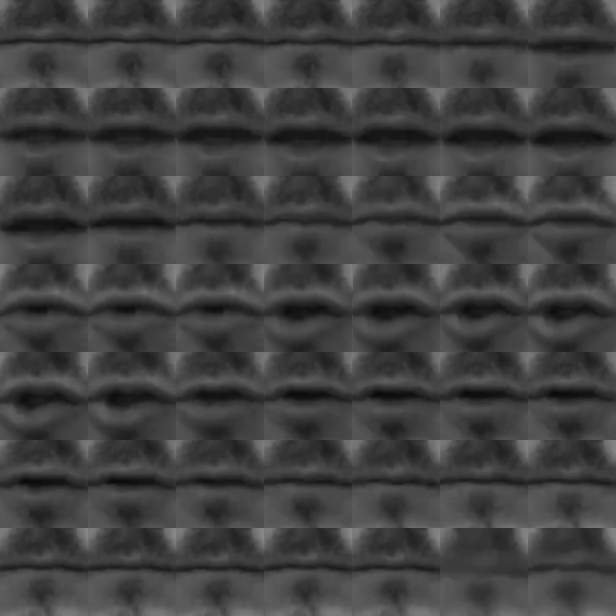
#> input picture codesITA/provacolor2.png, 616 x 616 px
$ jupyter execute getFrames.ipynb
#> lines starting #> are read from the running program, lines starting #| are printed output that depends on the picture
[cell 1]
import os
import matplotlib.pyplot as plt
import cv2
img=cv2.imread("provacolor2.png")
#> img is the input picture: shape (616, 616, 3); min 9, max 137, mean 64.6
img=cv2.resize(img, (224, 224))
#> img: shape (224, 224, 3)

counter = 0
for i in range (0,7):
    for j in range (0,7):
        cropped = img[32*j:32*(j+1), 32* i:32*(i+1)]


        cv2.imwrite("frameprova%d.jpg" % counter, cropped)
        counter= counter +1
#> this loop made 7 passes
#> pass 1, `cv2.imwrite("frameprova%d.jpg" % counter, cropped)`:
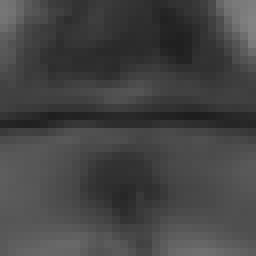
#> saved as frameprova0.jpg: shape (32, 32, 3) (shown 8 times larger); min 30, max 131, mean 68
#> pass 1, `cv2.imwrite("frameprova%d.jpg" % counter, cropped)`:
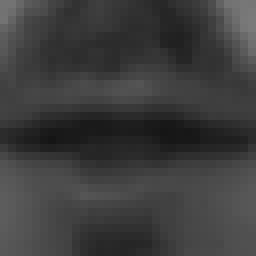
#> saved as frameprova1.jpg: shape (32, 32, 3) (shown 8 times larger); min 21, max 122, mean 60.6
#> after the loop, counter = 49
